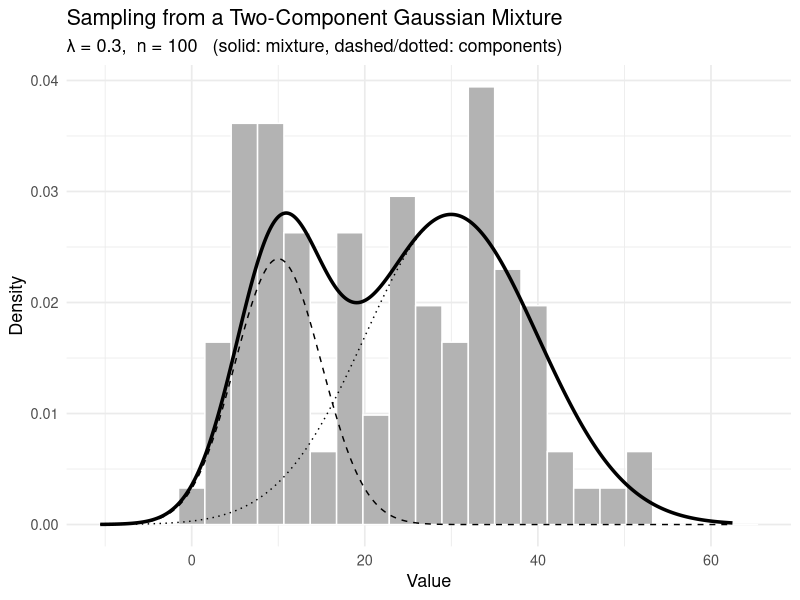

R code for this plot:
mu1 <- 10
mu2 <- 30
sd1 <- 5
sd2 <- 10
lambda <- 0.3 
n <- 100
# Create latent labels because we don' know which distribution the data point comes from.
z <- rbinom(n, size = 1, prob = lambda)
# Here we say if the latent label for the data point is one, then it comes from the X distribution 
x <- ifelse(z == 1, rnorm(n, mu1, sd1), rnorm(n, mu2, sd2))

library(ggplot2)
# grid for densities
xs <- seq(min(x) - 10, max(x) + 10, length.out = 1000)

# true densities (mixture and components)
mix_dens <- lambda * dnorm(xs, mu1, sd1) + (1 - lambda) * dnorm(xs, mu2, sd2)
comp1    <- lambda * dnorm(xs, mu1, sd1)
comp2    <- (1 - lambda) * dnorm(xs, mu2, sd2)

frame <- data.frame(x = x, comp = factor(ifelse(z == 1, "X", "Y")))
df_mix <- data.frame(xs = xs, mix_dens = mix_dens)
df_c1  <- data.frame(xs = xs, y = comp1)
df_c2  <- data.frame(xs = xs, y = comp2)

p <- ggplot(frame, aes(x = x)) +
  geom_histogram(aes(y = ..density..), bins = 25, fill = "grey70", color = "white") +
  geom_line(data = df_mix, aes(x = xs, y = mix_dens), linewidth = 1.2, inherit.aes = FALSE) +
  geom_line(data = df_c1,  aes(x = xs, y = y), linetype = 2, inherit.aes = FALSE) +
  geom_line(data = df_c2,  aes(x = xs, y = y), linetype = 3, inherit.aes = FALSE) +
  labs(
    title = "Sampling from a Two-Component Gaussian Mixture",
    subtitle = paste0("λ = ", lambda, ",  n = ", n,
                      "   (solid: mixture, dashed/dotted: components)"),
    x = "Value", y = "Density"
  ) +
  theme_minimal(base_size = 13)

print(p)
